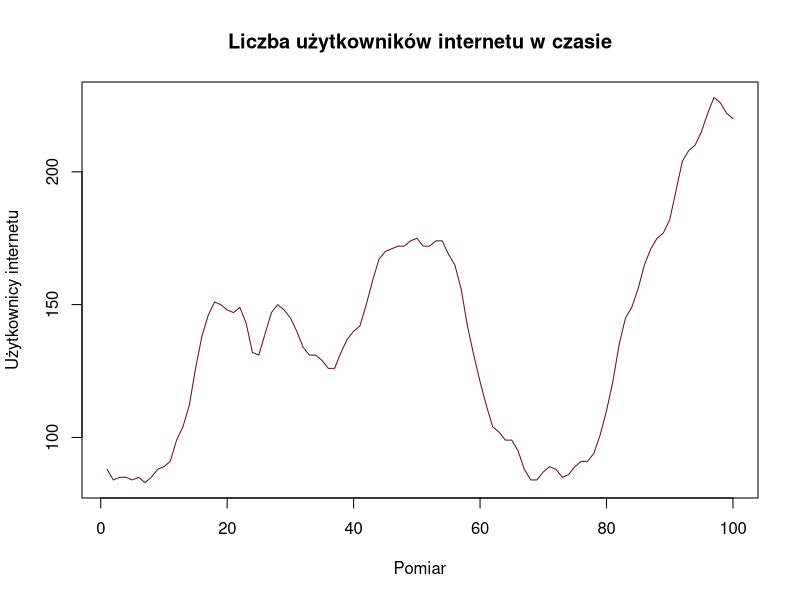
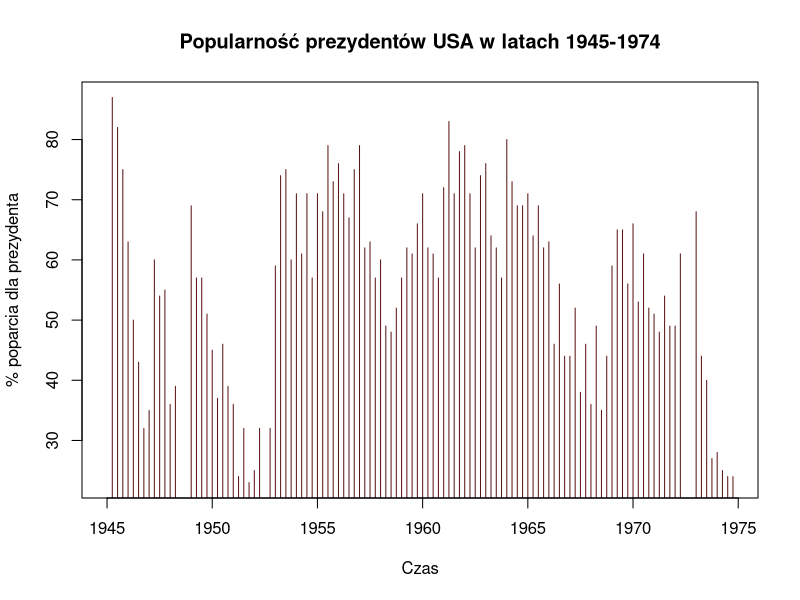
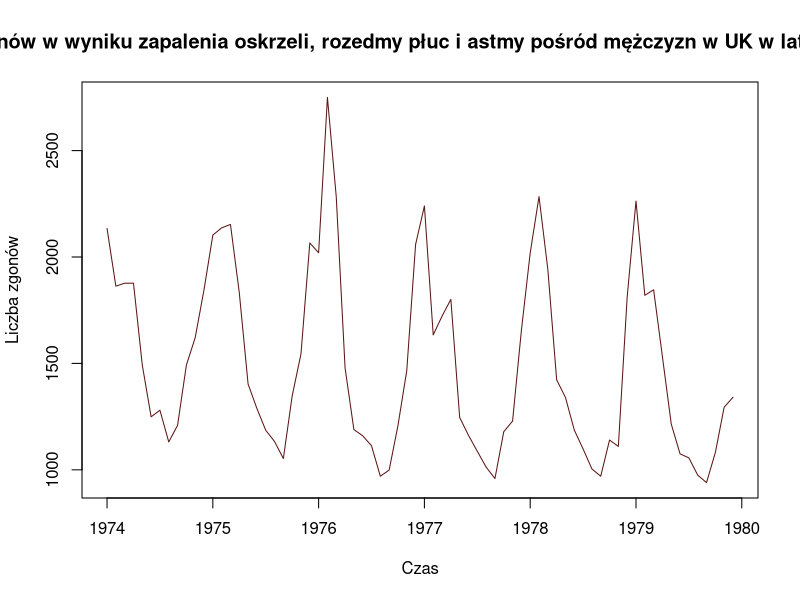

These figures' R source, in order:
# --------------------------------------------------------
# Zadanie.12 
#
# W R dostępne są zbiory WWWusage, presidents oraz mdeaths. Wczytaj je i dokonaj eksploracji danych.
# Sprawdź czy są to zbiory typu "time series". Opisz jakich okresów dotyczą dane oraz jakim okresom 
# czasu odpowiadają poszczególne obserwacje. Sporządź również wykresy liniowe obrazujące te szeregi czasowe.
#
# Pełne rozwiązanie tego zadania musi zawierać dla każdego zbioru: 
#	- Twój kod R, 
#	- Twój opis i interprację szeregów czasowych,
#   - czytelną wizualizację na wykresach. 
#
# --------------------------------------------------------

head(WWWusage) # pierwsze 6 obserwacji
str(WWWusage) # struktura danych
table(is.na(WWWusage)) # sprawdzenie czy są braki danych
# Zbiór WWWusage to czereg czasowy 100 pomiarów ilości użytkowników internetu w ciągu jednej minuty.
# Ze zbioru nie da się wywnioskować, jakiego okresu dotyczą dane. Zbiór nie zawiera braków danych.
plot(WWWusage, xlab="Pomiar", ylab="Użytkownicy internetu", main="Liczba użytkowników internetu w czasie", col="#5c1515")


head(presidents) # pierwsze 6 obserwacji
str(presidents) # struktura danych
table(is.na(presidents)) # sprawdzenie czy są braki danych
# Zbiór presidents to szereg czasowy 120 kwartalnych pomiarów popularności prezydentów USA w latach 1945-1974. W zbiorze brakuje wartości dla 6 pomiarów.
plot(presidents, xlab="Czas", ylab="% poparcia dla prezydenta", main="Popularność prezydentów USA w latach 1945-1974", col="#5c1515", type="h")


head(mdeaths) # pierwsze 6 obserwacji
str(mdeaths) # struktura danych
table(is.na(mdeaths)) # sprawdzenie czy są braki danych
# Zbiór mdeaths to szereg czasowy 72 miesięcznych pomiarów liczby zgonów na zapalenie oskrzeli, rozedmę płuc i astmę  pośród mężczyzn w Anglii i Walii w latach 1974-1979.
# W zbiorze nie ma braków danych.
plot(mdeaths, xlab="Czas", ylab="Liczba zgonów", main="Liczba zgonów w wyniku zapalenia oskrzeli, rozedmy płuc i astmy pośród mężczyzn w UK w latach 1974-1979.", col="#5c1515")
